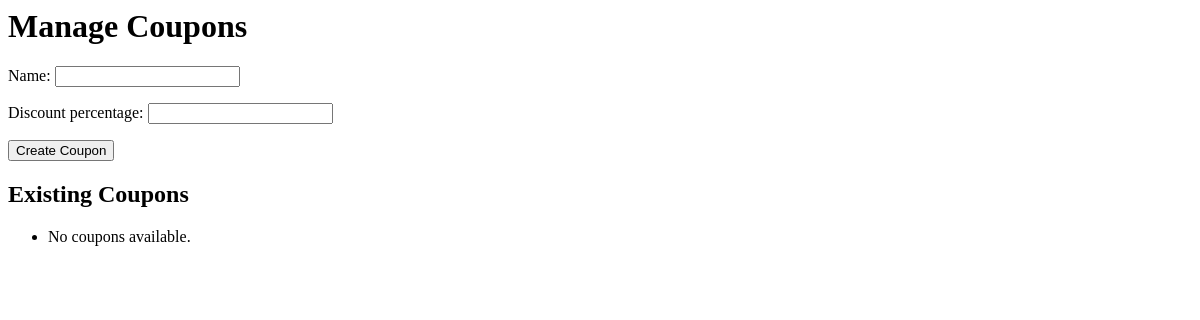
The page /restaurant/manage-coupons/ (signed in) on the database as committed earlier.
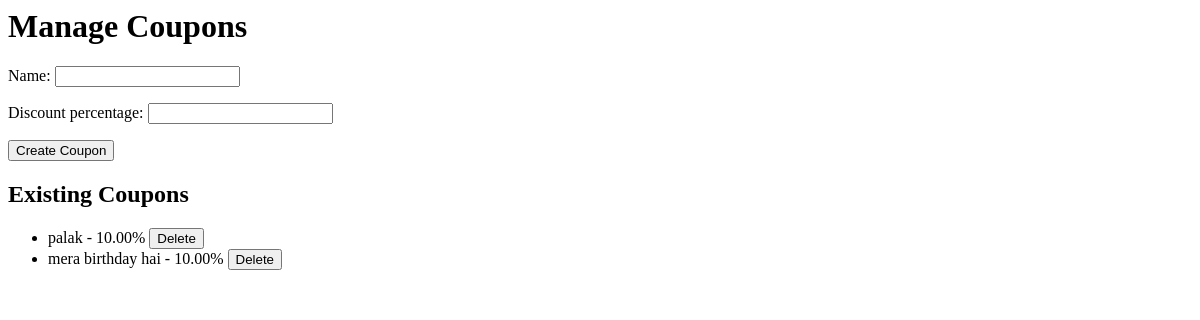
The same page on the database as committed later.
### restaurant/models.py (models this page shows, shortened)
class Coupon(models.Model):
    restaurant = models.ForeignKey(Restaurant, on_delete=models.CASCADE, related_name='coupons')
    name = models.CharField(max_length=100, unique=True)
    discount_percentage = models.DecimalField(max_digits=5, decimal_places=2)  # e.g., 10.00 for 10%

### restaurant/views.py (the view)
# urls.py: path('manage-coupons/', manage_coupons, name='manage_coupons'),
def manage_coupons(request):
    restaurant = get_object_or_404(Restaurant, owner=request.user)
    coupons = Coupon.objects.filter(restaurant=restaurant)
    if request.method == 'POST':
        if 'delete_coupon' in request.POST:
            coupon_id = request.POST.get('coupon_id')
            coupon = get_object_or_404(Coupon, id=coupon_id, restaurant=restaurant)
            coupon.delete()  # Delete the coupon
            return redirect('manage_coupons')  # Redirect to the same page after deletion
        form = CouponForm(request.POST)
        if form.is_valid():
            coupon = form.save(commit=False)
            coupon.restaurant = restaurant  # Associate the coupon with the restaurant
            coupon.save()
            return redirect('manage_coupons')  # Redirect to the same page after saving
    else:
        form = CouponForm()
    context = {
        'coupons': coupons,
        'form': form,
    }
    return render(request, 'restaurant/manage_coupons.html', context)

### restaurant/forms.py
class CouponForm(forms.ModelForm):
    class Meta:
        model = Coupon
        fields = ['name', 'discount_percentage']

### restaurant/templates/restaurant/manage_coupons.html (shortened to what this page needs)
<h1>Manage Coupons</h1>
<form method="POST">
    {{ form.as_p }}
    <button type="submit">Create Coupon</button>
</form>
<h2>Existing Coupons</h2>
<ul>
    {% for coupon in coupons %}
        <li>
            {{ coupon.name }} - {{ coupon.discount_percentage }}%
            <form method="POST" style="display:inline;">
                <button type="submit" name="delete_coupon">Delete</button>
            </form>
        </li>
    {% empty %}
        <li>No coupons available.</li>
    {% endfor %}
</ul>

Rows that differ between the two databases and show on the page:
added Coupon: name "palak", discount_percentage "10.00"
added Coupon: name "mera birthday hai", discount_percentage "10.00"
Other text that changed with them:
text no longer shown: "No coupons available."
